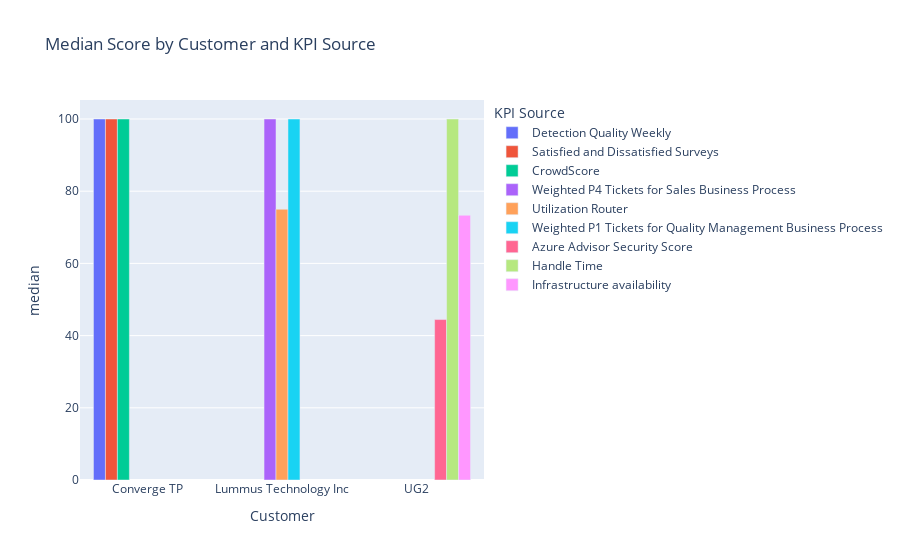

Notebook code for this chart:
### Code cell
fig_median = px.bar(sampled_df, x='Customer', y='median', color='KPI Source', barmode='group',
                    title='Median Score by Customer and KPI Source')
fig_median.show()

### Figure 1 — Plotly figure (JSON) as saved in the notebook; plotly's stock layout.template omitted (floating-point values rounded to 4 significant figures)
{"data": [{"alignmentgroup": "True", "hovertemplate": "KPI Source=Detection Quality Weekly<br>Customer=%{x}<br>median=%{y}<extra></extra>", "legendgroup": "Detection Quality Weekly", "marker": {"color": "#636efa", "pattern": {"shape": ""}}, "name": "Detection Quality Weekly", "offsetgroup": "Detection Quality Weekly", "orientation": "v", "showlegend": true, "textposition": "auto", "type": "bar", "x": ["Converge TP"], "xaxis": "x", "y": [100], "yaxis": "y"}, {"alignmentgroup": "True", "hovertemplate": "KPI Source=Satisfied and Dissatisfied Surveys<br>Customer=%{x}<br>median=%{y}<extra></extra>", "legendgroup": "Satisfied and Dissatisfied Surveys", "marker": {"color": "#EF553B", "pattern": {"shape": ""}}, "name": "Satisfied and Dissatisfied Surveys", "offsetgroup": "Satisfied and Dissatisfied Surveys", "orientation": "v", "showlegend": true, "textposition": "auto", "type": "bar", "x": ["Converge TP"], "xaxis": "x", "y": [100], "yaxis": "y"}, {"alignmentgroup": "True", "hovertemplate": "KPI Source=CrowdScore<br>Customer=%{x}<br>median=%{y}<extra></extra>", "legendgroup": "CrowdScore", "marker": {"color": "#00cc96", "pattern": {"shape": ""}}, "name": "CrowdScore", "offsetgroup": "CrowdScore", "orientation": "v", "showlegend": true, "textposition": "auto", "type": "bar", "x": ["Converge TP"], "xaxis": "x", "y": [100], "yaxis": "y"}, {"alignmentgroup": "True", "hovertemplate": "KPI Source=Weighted P4 Tickets for Sales Business Process <br>Customer=%{x}<br>median=%{y}<extra></extra>", "legendgroup": "Weighted P4 Tickets for Sales Business Process ", "marker": {"color": "#ab63fa", "pattern": {"shape": ""}}, "name": "Weighted P4 Tickets for Sales Business Process ", "offsetgroup": "Weighted P4 Tickets for Sales Business Process ", "orientation": "v", "showlegend": true, "textposition": "auto", "type": "bar", "x": ["Lummus Technology Inc"], "xaxis": "x", "y": [100], "yaxis": "y"}, {"alignmentgroup": "True", "hovertemplate": "KPI Source=Utilization Router<br>Customer=%{x}<br>median=%{y}<extra></extra>", "legendgroup": "Utilization Router", "marker": {"color": "#FFA15A", "pattern": {"shape": ""}}, "name": "Utilization Router", "offsetgroup": "Utilization Router", "orientation": "v", "showlegend": true, "textposition": "auto", "type": "bar", "x": ["Lummus Technology Inc"], "xaxis": "x", "y": [75], "yaxis": "y"}, {"alignmentgroup": "True", "hovertemplate": "KPI Source=Weighted P1 Tickets for Quality Management Business Process<br>Customer=%{x}<br>median=%{y}<extra></extra>", "legendgroup": "Weighted P1 Tickets for Quality Management Business Process", "marker": {"color": "#19d3f3", "pattern": {"shape": ""}}, "name": "Weighted P1 Tickets for Quality Management Business Process", "offsetgroup": "Weighted P1 Tickets for Quality Management Business Process", "orientation": "v", "showlegend": true, "textposition": "auto", "type": "bar", "x": ["Lummus Technology Inc"], "xaxis": "x", "y": [100], "yaxis": "y"}, {"alignmentgroup": "True", "hovertemplate": "KPI Source=Azure Advisor Security Score<br>Customer=%{x}<br>median=%{y}<extra></extra>", "legendgroup": "Azure Advisor Security Score", "marker": {"color": "#FF6692", "pattern": {"shape": ""}}, "name": "Azure Advisor Security Score", "offsetgroup": "Azure Advisor Security Score", "orientation": "v", "showlegend": true, "textposition": "auto", "type": "bar", "x": ["UG2"], "xaxis": "x", "y": [44.44], "yaxis": "y"}, {"alignmentgroup": "True", "hovertemplate": "KPI Source=Handle Time<br>Customer=%{x}<br>median=%{y}<extra></extra>", "legendgroup": "Handle Time", "marker": {"color": "#B6E880", "pattern": {"shape": ""}}, "name": "Handle Time", "offsetgroup": "Handle Time", "orientation": "v", "showlegend": true, "textposition": "auto", "type": "bar", "x": ["UG2"], "xaxis": "x", "y": [100], "yaxis": "y"}, {"alignmentgroup": "True", "hovertemplate": "KPI Source=Infrastructure availability<br>Customer=%{x}<br>median=%{y}<extra></extra>", "legendgroup": "Infrastructure availability", "marker": {"color": "#FF97FF", "pattern": {"shape": ""}}, "name": "Infrastructure availability", "offsetgroup": "Infrastructure availability", "orientation": "v", "showlegend": true, "textposition": "auto", "type": "bar", "x": ["UG2"], "xaxis": "x", "y": [73.33], "yaxis": "y"}], "layout": {"barmode": "group", "legend": {"title": {"text": "KPI Source"}, "tracegroupgap": 0}, "title": {"text": "Median Score by Customer and KPI Source"}, "xaxis": {"anchor": "y", "domain": [0, 1], "title": {"text": "Customer"}}, "yaxis": {"anchor": "x", "domain": [0, 1], "title": {"text": "median"}}}}
